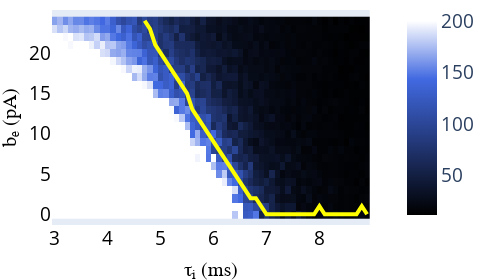

Notebook cell for this chart:
### Code cell
#This is an example with few values of tau_i and b_e
load= 'tau_i'
mean_array,taus, bthr, tau_v, bvals = load_survival( load = load, precalc=True)
plot_heatmap_survival(mean_array, taus, tau_v, bvals , bthr,load = load, save_im=False, z_max=200, precalc=True, line_color='yellow')

### Figure 1 — Plotly figure (JSON) as saved in the notebook; plotly's stock layout.template omitted (floating-point values rounded to 4 significant figures; data arrays with more than 128 entries replaced by an {"elided": "..."} marker saying what was removed)
{"data": [{"colorbar": {"tickcolor": "black", "tickfont": {"size": 19}}, "colorscale": [[0, "black"], [0.7, "royalblue"], [1, "white"], [1, "white"]], "type": "heatmap", "x": [3, 3.1, 3.2, 3.3, 3.4, 3.5, 3.6, 3.7, 3.8, 3.9, 4.0, 4.1, 4.2, 4.3, 4.4, 4.5, 4.6, 4.7, 4.8, 4.9, 5.0, 5.1, 5.2, 5.3, 5.4, 5.5, 5.6, 5.7, 5.8, 5.9, 6.0, 6.1, 6.2, 6.3, 6.4, 6.5, 6.6, 6.7, 6.8, 6.9, 7.0, 7.1, 7.2, 7.3, 7.4, 7.5, 7.6, 7.7, 7.8, 7.9, 8.0, 8.1, 8.2, 8.3, 8.4, 8.5, 8.6, 8.7, 8.8, 8.9], "y": [0, 1, 2, 3, 4, 5, 6, 7, 8, 9, 10, 11, 12, 13, 14, 15, 16, 17, 18, 19, 20, 21, 22, 23, 24], "z": {"elided": "25x60 float values"}, "zmax": 200, "zmin": 12}, {"line": {"color": "yellow", "width": 4}, "mode": "lines", "showlegend": false, "type": "scatter", "x": [4.7, 4.8, 4.9, 5.0, 5.1, 5.2, 5.3, 5.4, 5.5, 5.6, 5.7, 5.8, 5.9, 6.0, 6.1, 6.2, 6.3, 6.4, 6.5, 6.6, 6.7, 6.8, 6.9, 7.0, 7.1, 7.2, 7.3, 7.4, 7.5, 7.6, 7.7, 7.8, 7.9, 8.0, 8.1, 8.2, 8.3, 8.4, 8.5, 8.6, 8.7, 8.8, 8.9], "xaxis": "x", "y": [24, 23.0, 21, 20, 19, 18, 17, 16, 15, 13, 12, 11, 10, 9, 8, 7, 6, 5, 4, 3, 2, 2, 1, 0, 0, 0, 0, 0, 0, 0, 0, 0, 0, 1, 0, 0, 0, 0, 0, 0, 0, 1, 0], "yaxis": "y"}], "layout": {"coloraxis": {"colorbar": {"title": {"side": "right"}, "x": -0.55, "y": 0.35}}, "height": 280, "margin": {"b": 0, "l": 0, "r": 0, "t": 0}, "width": 480, "xaxis": {"anchor": "y", "domain": [0, 0.94], "nticks": 12, "showgrid": false, "tickfont": {"color": "black", "size": 19}, "title": {"font": {"color": "black", "family": "Arial, sans-serif", "size": 20}, "text": "τᵢ (ms)"}}, "yaxis": {"anchor": "x", "domain": [0, 1], "nticks": 12, "showgrid": false, "tickfont": {"color": "black", "size": 19}, "title": {"font": {"color": "black", "family": "Arial, sans-serif", "size": 20}, "text": "bₑ (pA)"}}, "yaxis2": {"anchor": "x", "overlaying": "y", "showgrid": false, "side": "right", "title": {"font": {"color": "black", "family": "Arial, sans-serif", "size": 20}, "text": "bₑ (pA)"}}}}
